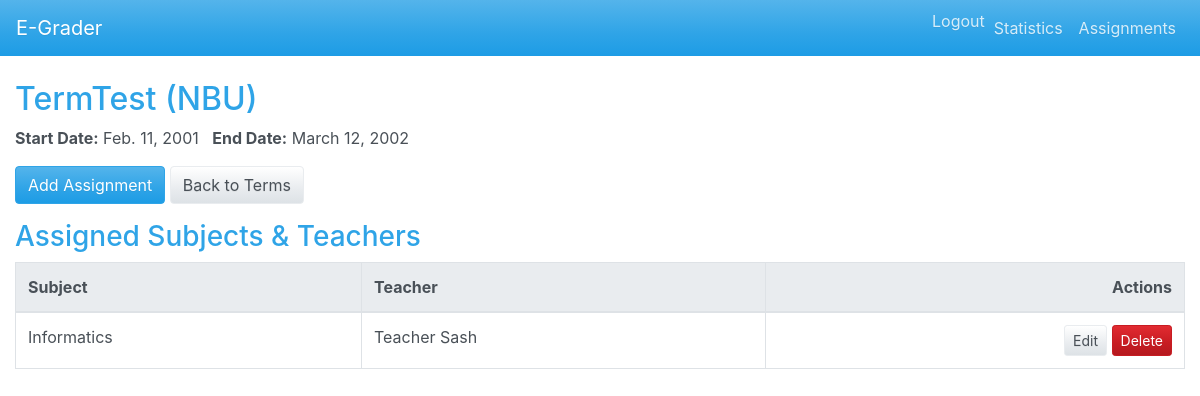
Screenshot of /terms/1/ (signed in) with the database file from the repository.
### core/models.py (models this page shows, shortened)
class ProgramTerm(models.Model):
    school = models.ForeignKey(School, on_delete=models.CASCADE, related_name='terms')
    name = models.CharField(max_length=100)
    start_date = models.DateField()
    end_date = models.DateField()
    subjects = models.ManyToManyField(Subject, related_name='terms')

class School(models.Model):
    name = models.CharField(max_length=255)
    address = models.TextField()

class TeachingAssignment(models.Model):
    term = models.ForeignKey(ProgramTerm, on_delete=models.CASCADE, related_name='assignments')
    teacher = models.ForeignKey(Teacher, on_delete=models.CASCADE, related_name='assignments')
    subject = models.ForeignKey(Subject, on_delete=models.CASCADE, related_name='assignments')
    class Meta:
        unique_together = ('term', 'teacher', 'subject')

class Subject(models.Model):
    name = models.CharField(max_length=100)

class Teacher(models.Model):
    user = models.OneToOneField(User, on_delete=models.CASCADE)
    school = models.ForeignKey(School, on_delete=models.CASCADE)
    subjects = models.ManyToManyField(Subject, related_name='teachers')

class User(AbstractUser):
    role = models.CharField(max_length=20, choices=ROLE_CHOICES)

### core/views.py (the view)
# urls.py: path('terms/<int:pk>/', ProgramTermDetailView.as_view(), name='term_detail'),
@method_decorator(login_required, name='dispatch')
class ProgramTermDetailView(DetailView):
    model = ProgramTerm
    template_name = 'terms/term_detail.html'
    context_object_name = 'term'
    def dispatch(self, request, *args, **kwargs):
        if request.user.role not in ['director', 'admin']:
            return HttpResponseForbidden("You do not have permission to view this page.")
        return super().dispatch(request, *args, **kwargs)
    def get_context_data(self, **kwargs):
        context = super().get_context_data(**kwargs)
        context['assignments'] = TeachingAssignment.objects.filter(term=self.object)
        return context

### templates/terms/term_detail.html (shortened to what this page needs)
{% extends 'base.html' %}
{% block content %}
<h2>{{ term.name }} ({{ term.school.name }})</h2>
<p><strong>Start Date:</strong> {{ term.start_date }} &nbsp; <strong>End Date:</strong> {{ term.end_date }}</p>
<div class="mb-3">
  <a class="btn btn-primary" href="{% url 'assignment_add' %}?term={{ term.pk }}">Add Assignment</a>
  <a class="btn btn-secondary" href="{% url 'term_list' %}">Back to Terms</a>
</div>
<h3>Assigned Subjects & Teachers</h3>
<div class="table-responsive">
  <table class="table table-bordered">
    <thead class="thead-light">
      <tr>
        <th>Subject</th>
        <th>Teacher</th>
        <th class="text-right">Actions</th>
      </tr>
    </thead>
    <tbody>
      {% for assignment in assignments %}
      <tr>
        <td>{{ assignment.subject.name }}</td>
        <td>{{ assignment.teacher.user.get_full_name }}</td>
        <td class="text-right">
          <a href="{% url 'assignment_edit' assignment.pk %}" class="btn btn-sm btn-secondary">Edit</a>
          <a href="{% url 'assignment_delete' assignment.pk %}" class="btn btn-sm btn-danger">Delete</a>
        </td>
      </tr>
      {% empty %}
      <tr><td colspan="3">No assignments for this term.</td></tr>
      {% endfor %}
    </tbody>
  </table>
</div>
{% endblock %}

### rows the page displays
ProgramTerm: name "TermTest", school.name "NBU", start_date "Feb. 11, 2001", end_date "March 12, 2002"
TeachingAssignment: subject.name "Informatics", teacher.user.get_full_name "Teacher Sash"
